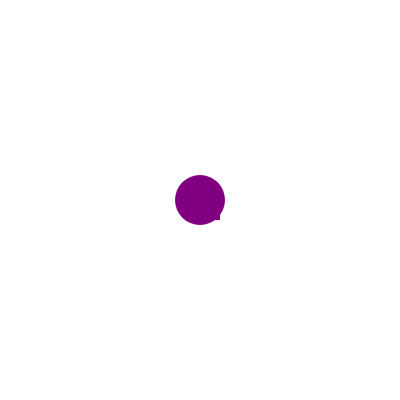
Frame 1 (no input)
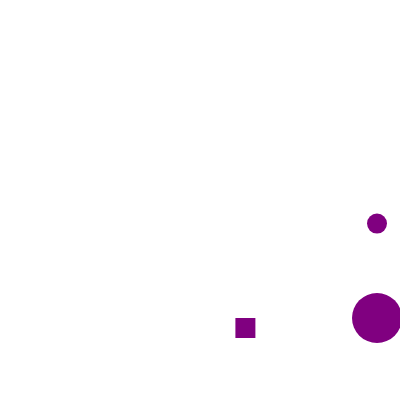
Frame 60 (no input)
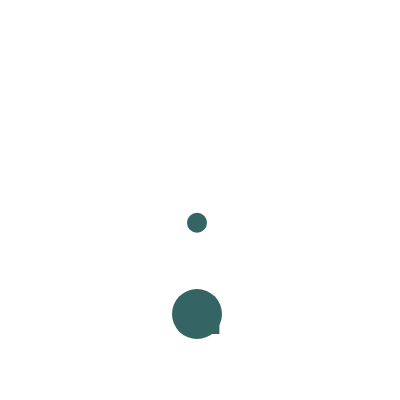
Frame 120 (the mouse pressed at the canvas centre since frame 60)

The p5.js sketch that drew these frames (run headless with seeded random() and noise() and a simulated clock; from frame 60 on, the mouse is pressed at the canvas centre):

// p5.js sketch
// ── sketch.js
let x = 0;
let y = 0;


let xspeed = 3;
let yspeed = 2;

function setup() {
  createCanvas(400, 400);
  fill("purple");
} 


function draw() {
  background("white");
  
  noStroke();
  
  translate(width/2, height/2);
  
  ellipse(x,y,50);
    ellipse (x,y/5,20,20);
      square(x/5,y,20);
        
  
  if (x > 175 | x < -175){
    xspeed = -xspeed;
    fill(random(255),50,200);
  }
  
    if (y > 175 | y < -175){
    yspeed = -yspeed;
    fill(random(255),100,100);
  }
  
  x += xspeed
  y += yspeed; 
 
  
}
